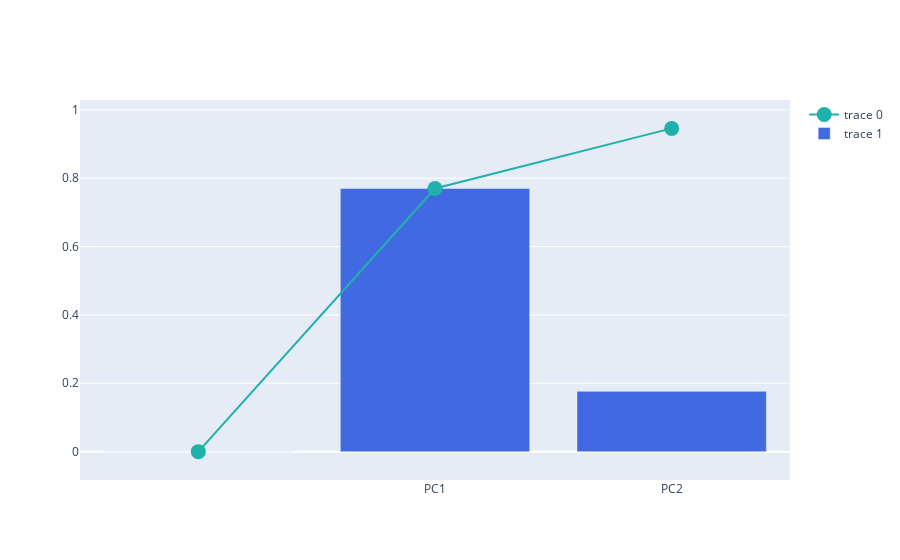

Notebook cell for this chart:
### Code cell
# explained variance + cumulative variance
# https://plotly.com/python/creating-and-updating-figures

import plotly.graph_objects as go
fig = go.Figure()

fig.add_trace(
    go.Scatter(
        x=df_explained_variance['PC'],
        y=df_explained_variance['Cumulative Variance'],
        marker=dict(size=15, color='LightSeaGreen')
    ))

fig.add_trace(
    go.Bar(
        x=df_explained_variance['PC'],
        y=df_explained_variance['Explained Variance'],
        marker=dict(color='RoyalBlue')
    ))

fig.show()

### Figure 1 — Plotly figure (JSON) as saved in the notebook; plotly's stock layout.template omitted (floating-point values rounded to 4 significant figures)
{"data": [{"marker": {"color": "LightSeaGreen", "size": 15}, "type": "scatter", "x": ["", "PC1", "PC2"], "y": [0, 0.77, 0.946]}, {"marker": {"color": "RoyalBlue"}, "type": "bar", "x": ["", "PC1", "PC2"], "y": [0, 0.77, 0.1764]}], "layout": {}}
